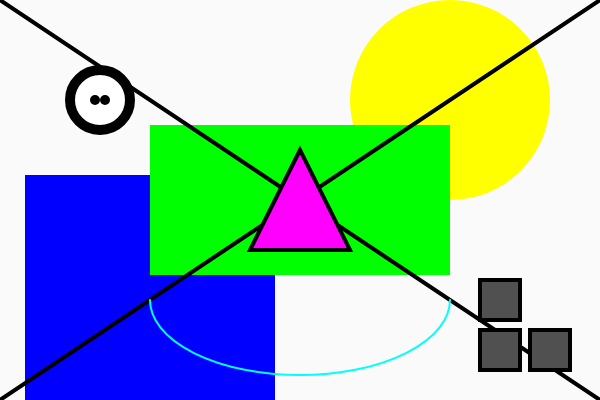
Frame 1 (no input)
Frame 60 (no input): identical to frame 1, image omitted
Frame 120 (the mouse pressed at the canvas centre since frame 60): identical to frame 1, image omitted

The p5.js sketch that drew this single still picture (run headless with seeded random() and noise() and a simulated clock; from frame 60 on, the mouse is pressed at the canvas centre):

// p5.js sketch
// ── sketch.js
function setup() {
  createCanvas(600, 400);
  background(250);
  
  rectMode(CENTER);
  noStroke();
  
  fill(0, 0, 255);
  rect(150, 300, 250, 250);
  
  fill(255, 255, 0);
  ellipse(450, 100, 200, 200);
  
  fill(0, 255, 0);
  rect(300, 200, 300, 150); 
  
  stroke(0);      
  strokeWeight(4); 
  line(0, 0, 600, 400);
  line(600, 0, 0, 400);
  
  fill(255, 0, 255);
  triangle(300, 150, 250, 250, 350, 250);
  
  fill(80);
  rect(500, 350, 40, 40);
  rect(550, 350, 40, 40);
  rect(500, 300, 40, 40);
  
  fill(255);
  strokeWeight(10);
  circle(100, 100, 60);
  
  fill(0);
  point(95, 100);
  point(105, 100);
  
  noFill();
  stroke(0, 255, 255);
  strokeWeight(2);
  arc(300, 300, 300, 150, radians(0), radians(180)); 
}

function draw() {
}
// ── style.css
html, body {
  margin: 0;
  padding: 0;
  width: 100%;
  height: 100%;
  overflow: hidden; 
  background-color: transparent; 
}

canvas {
  display: block;
}
